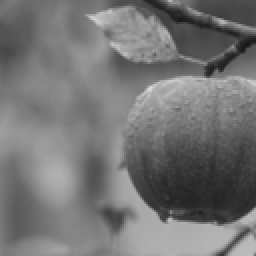
%> input picture lab2/apple.png, 128 x 128 px, shrunk from 512 x 512 before the run (shown 2 times larger)
$ octave main.m   (GNU Octave 9; MATLAB toolbox functions it lacks are replaced by stand-ins)
%> lines starting %> are read from the running program, lines starting %| are printed output that depends on the picture
### lab2/image_statistical_analysis.m
function [minimum, maximum, mean, standart_deviation, variance, snr] = image_statistical_analysis(img)
  image_arr_length = length(img(:));

  image_arr = [];

  for i=1:image_arr_length
    image_arr(i) = img(i);
  endfor

  img = image_arr;

  img_length = length(img);

  img_min = img(1);
  img_max = img(1);
  img_sum = 0;
  for i=1:img_length
    if (img_min > img(i))
      img_min = img(i);
    endif

    if (img_max < img(i))
      img_max = img(i);
    endif

    img_sum += img(i);
  endfor

  minimum = img_min;
  maximum = img_max;
  mean = img_sum / length(img);

  distance = 0;
  for i=1:img_length
    distance += (img(i) - mean) ^ 2;
  endfor

  standart_deviation = sqrt(distance / img_length);
  variance = distance / img_length;
  snr = mean / standart_deviation;
endfunction

### lab2/additive_gaussian_noise.m
function image_with_noise = additive_gaussian_noise(img, std_fraction)
  pkg load communications;

  image_arr_length = length(img(:));

  columns = length(img);
  rows = image_arr_length / columns;

  image_arr = [];
  for i=1:image_arr_length
    image_arr(i) = img(i);
  endfor

  img = image_arr;

  [minimum, maximum, mean, standart_deviation, variance, snr] = image_statistical_analysis(img);

  standart_deviation *= std_fraction;

  noise = [];
  for i=1:image_arr_length
    r = rand(1);
    fi = rand(1) * 2;
    z = sqrt(-2 * log(r)) * sin(2 * pi * fi);
    noise(i) = mean + z * standart_deviation;
  endfor

  image_with_noise = [];
  for i=1:image_arr_length
    image_with_noise(i) = img(i) + noise(i) - mean;
  endfor

  image_with_noise = uint8(reshape(image_with_noise, columns, rows));
endfunction

### lab2/mirror_image.m
function [ C ] = mirror_image( image,kernel )
% This function extends an image contained in the image matrix
% mirroring it in all directions to be able then to use a local window
% of the kernel x kernel size (kernel = 3, 5, or 7) around each pixel

  C = image;
  imSize = size(C);
  rowSize = imSize(1);
  colSize = imSize(2);

  %get the right size mirror depending on the size of the window
  if kernel == 3
      mirror = 3;
  endif
  if kernel == 5
      mirror = 4;

  endif
  if kernel == 7
      mirror = 5;
  endif

  %this section mirrors the top and left
  diff = 1;% used to help grab the right row for mirroring of different size windows
  for l = 3: mirror
    C = [ C(1:rowSize,l-diff) C];
    colSize = colSize + 1;
    C = [ C(l-diff,1:colSize); C];
    rowSize = rowSize + 1;

    diff = diff - 1;
  endfor

  %this section mirrors the bottom and right
  diff = 0;% used to grab the correct row because it changes with each
              %increase in column and row
  for t = 1 : mirror - 2
     C = [C C(1:rowSize, colSize - t - diff)];
     colSize = colSize + 1;
     diff = diff + 1;
  endfor
  diff = 0;
  for s = 1 : mirror - 2
    C = [C ; C(rowSize - s - diff, 1:colSize)];
    rowSize = rowSize + 1;
    diff = diff + 1;
  endfor
endfunction

### lab2/filtering.m
function filtered_image = filtering(img, kernel)
  flipped_kernel = flip(fliplr(kernel));
  kernel_size = size(kernel)(1);

  extended_image = mirror_image(img, kernel_size);

  columns = size(img)(1);
  rows = size(img)(2);

  if kernel_size == 3
    additional_pixels = 1;
  elseif kernel_size == 5
    additional_pixels = 2;
  elseif kernel_size == 7
    additional_pixels = 3
  endif

  filtered_image = [];

  for i=additional_pixels + 1:rows + additional_pixels
    for j=additional_pixels + 1:columns + additional_pixels
      m = extended_image(i-additional_pixels:i+additional_pixels, j-additional_pixels:j+additional_pixels);
      pixel = sum(sum(flipped_kernel .* m));

      filtered_image(end+1) = pixel;
    endfor
  endfor

  filtered_image = uint8(reshape(filtered_image, columns, rows)');
endfunction

### lab2/main.m
img = imread('./apple.png');
%> img is the input picture: size 128x128x3 uint8; min 20, max 216, mean 116.2

[minimum, maximum, mean, standart_deviation, variance, snr] = image_statistical_analysis(img);
%> in image_statistical_analysis, `image_arr_length = length(img(:));`: image_arr_length = 49152
%> in image_statistical_analysis, `img_min = img(1);`: img_min = 105
%> the loop in image_statistical_analysis, `for i=1:img_length` made 49152 passes
%> (img_max, img_sum) on passes 2, 3, 4, 43, 44, 47, 48, 49, 50, 51, 52, 53: (108, 213), (110, 323), (113, 436), (114, 4034), (116, 4150), (117, 4499), (118, 4617), (120, 4737), (122, 4859), (124, 4983), (126, 5109), (130, 5239)
%> (img_min, img_sum) on passes 10, 11, 12, 13, 14, 16: (99, 1087), (93, 1180), (89, 1269), (85, 1354), (84, 1438), (82, 1604)
%> after the loop in image_statistical_analysis, `for i=1:img_length`: img_max = 216; img_min = 20; img_sum = 5711253
%> in image_statistical_analysis, `minimum = img_min;`: minimum = 20
%> in image_statistical_analysis, `maximum = img_max;`: maximum = 216
%> in image_statistical_analysis, `mean = img_sum / length(img);`: mean = 116.2
%> the loop in image_statistical_analysis, `for i=1:img_length` made 49152 passes
%> distance on passes 1 to 3: 125.3, 192.5, 230.9
%> after the loop in image_statistical_analysis, `for i=1:img_length`: distance = 65719311.8
%> in image_statistical_analysis, `standart_deviation = sqrt(distance / img_length);`: standart_deviation = 36.57
%> in image_statistical_analysis, `variance = distance / img_length;`: variance = 1337.1
%> in image_statistical_analysis, `snr = mean / standart_deviation;`: snr = 3.18
%> minimum = 20; maximum = 216; mean = 116.2; standart_deviation = 36.57; variance = 1337.1; snr = 3.18

image_with_noise = additive_gaussian_noise(img, 0.3);
%> in additive_gaussian_noise, `rows = image_arr_length / columns;`: rows = 384
%> the loop in image_statistical_analysis (call 2), `for i=1:img_length` made 49152 passes
%> (img_min, img_sum) on passes 10, 11, 12, 13, 14, 16, 22, 23, 24, 25: (99, 1087), (93, 1180), (89, 1269), (85, 1354), (84, 1438), (82, 1604), (80, 2098), (78, 2176), (76, 2252), (75, 2327)
%> the loop in image_statistical_analysis (call 2), `for i=1:img_length` made 49152 passes
%> in additive_gaussian_noise, `standart_deviation *= std_fraction;`: standart_deviation = 10.97
%> the loop in additive_gaussian_noise, `for i=1:image_arr_length` made 49152 passes
%> z on passes 1 to 3: -0.058, -0.147, -1.08
%> in additive_gaussian_noise, `image_with_noise = uint8(reshape(image_with_noise, columns, rows));`:
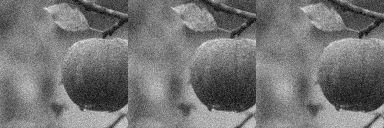
%> image_with_noise: size 128x384 uint8; min 1, max 231, mean 116.1

imwrite(image_with_noise, "./noised_img.png");

noised_img = imread("./noised_img.png");
kernel = 1/16 * [1 2 1; 2 4 2; 1 2 1];
filtered_img = filtering(noised_img, kernel);
%> the loop in mirror_image, `for l = 3: mirror` made 1 pass
%> pass 1, in mirror_image, `C = [ C(1:rowSize,l-diff) C];`:
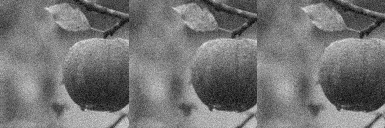
%> C: size 128x385 uint8; min 1, max 231, mean 116.1
%> pass 1, in mirror_image, `C = [ C(l-diff,1:colSize); C];`:
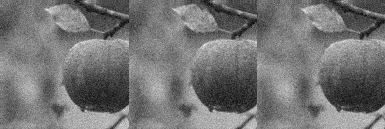
%> C: size 129x385 uint8; min 1, max 231, mean 116
%> after the loop in mirror_image, `for l = 3: mirror`: diff = 0
%> the loop in mirror_image, `for t = 1 : mirror - 2` made 1 pass
%> colSize on pass 1: 386
%> pass 1, in mirror_image, `C = [C C(1:rowSize, colSize - t - diff)];`:
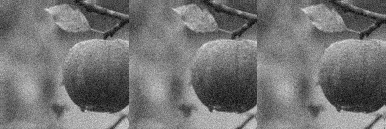
%> C: size 129x386 uint8; min 1, max 231, mean 116
%> after the loop in mirror_image, `for t = 1 : mirror - 2`: diff = 1
%> the loop in mirror_image, `for s = 1 : mirror - 2` made 1 pass
%> rowSize on pass 1: 130
%> pass 1, in mirror_image, `C = [C ; C(rowSize - s - diff, 1:colSize)];`:
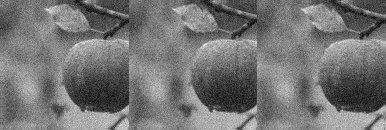
%> C: size 130x386 uint8; min 1, max 231, mean 116.2
%> the run ends on the next line
